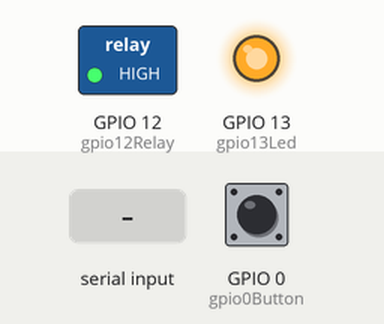
Simulated run of this sketch. Board: ESP8266 (NodeMCU). Shown: switched loads named in the sketch (green lamp = pin HIGH), output pins drawn as LEDs (lit = HIGH). Inputs (shaded band) come from the test bench; at power-on: GPIO 0 (gpio0Button) HIGH. What the sketch prints to the serial monitor is not drawn.

Above: at 1.2 s.
1.3 s: GPIO 0 (gpio0Button) pulled LOW for 1 s
At 3.5 s:
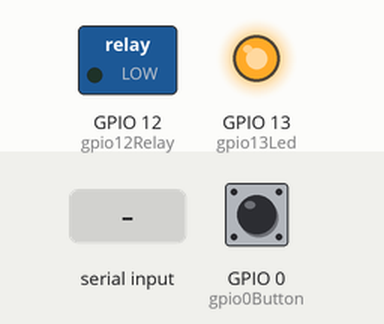
5.3 s: "ON\n" received over Serial
At 6.0 s:
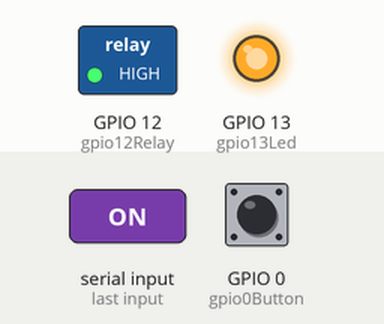
6.8 s: "OFF\n" received over Serial
At 7.1 s:
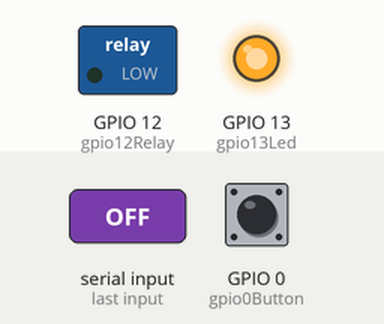
Timing chart, 0 to 9.3 s (numbered marks = the images above; inputs shaded):
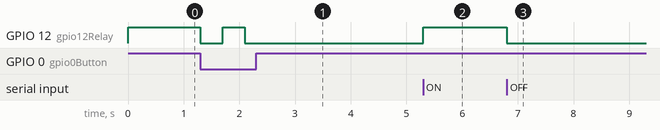

Measured:
- after the input at 1.3 s, GPIO 12 (gpio12Relay): HIGH → LOW at once, → HIGH 0.40 s later, → LOW 0.40 s later
- after the input at 5.3 s, GPIO 12 (gpio12Relay): LOW → HIGH at once
- after the input at 6.8 s, GPIO 12 (gpio12Relay): HIGH → LOW at once

The sketch:

power_control.ino
```cpp
#include <ESP8266WiFi.h>


char command[16];
char incoming_array[512];


int gpio13Led = 13;
int gpio12Relay = 12;
int gpio0Button = 0;

bool currentState = true;


void recvWithEndMarker() {
    uint16_t ndx = 0;
    //char endMarker = '\n';
    char rc;
    bool done = false;

    while (done == false )
    {
        if (Serial.available() > 0 ) {
          rc = Serial.read();
          if (rc != '\n' && rc != '\r') {
             incoming_array[ndx] = rc;
             ndx++;
//             if (ndx > 512 ) {
//                Serial.println ("buffer overflow");
//                Serial.println (ndx);
//             }
          }  else {
            incoming_array[ndx] = '\0'; // terminate the string
            done = true;
//            Serial.println ("indx =");
//            Serial.println (ndx);
         }
      }
    }

}

void setup(void){

  WiFi.mode(WIFI_OFF);    //we don't need wifi, just using processor


  pinMode(gpio13Led, OUTPUT);
  digitalWrite(gpio13Led, HIGH);

  pinMode(gpio12Relay, OUTPUT);
  digitalWrite(gpio12Relay, HIGH);

  pinMode(gpio0Button, INPUT);


  Serial.begin(115200);
  Serial.println("");
  Serial.println("");
  Serial.println("RS232 POWER CONTROL");
  Serial.println("https://www.irblaster.info V0.2");
  Serial.println("Supported Commands: ON, OFF, ?");
  Serial.println("");
  }

  void loop(void){
    while (Serial.available()==0) {
      if (digitalRead(gpio0Button) == 0) {
        if (currentState == false) {
          digitalWrite(gpio12Relay, HIGH);
          currentState = true;
        } else {
         digitalWrite(gpio12Relay, LOW);
          currentState = false;
        }
        delay (400);
      }
    }

      recvWithEndMarker();
      sscanf (incoming_array, "%[A-Z0-9?]", command);

      if(strcmp(command, "ON") == 0) {
        digitalWrite(gpio12Relay, HIGH);
        currentState = true;
      } else if(strcmp(command, "OFF") == 0) {
        digitalWrite(gpio12Relay, LOW);
        currentState = false;
      } else if (strcmp(command, "?") == 0) {
          if (currentState) {
            Serial.println("ON");
          } else {
            Serial.println("OFF");
          }
      } else {
        Serial.println ("invalid command");
      }
    }
```
